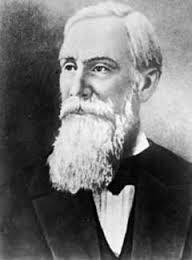
#> input picture NumLinal/lectures/L1/chebyshev.jpeg, 192 x 260 px, given in place of the camera
$ jupyter execute --allow-errors image_processing.ipynb   (shell and % lines are left out)   (text cells are left out)
#> lines starting #> are read from the running program, lines starting #| are printed output that depends on the picture; after the words box and inside, x2 and y2 are one past the last pixel; in counts of white or black regions, pixels touching at a corner belong together
[cell 1]
import numpy as np
import cv2

cam = cv2.VideoCapture(0)

cv2.namedWindow('frame')

def change_val(inp):
    print(inp)

cv2.createTrackbar('val', 'frame', 0, 255, change_val)
#> slider 'val' is set to 85

while (True):
    #read frame
    retvalue, frame = cam.read()
#> frame is the input picture: shape (260, 192, 3); min 0, max 255, mean 114.1

    #print(retvalue, frame.shape, type(frame[0, 0, 0]))

    #frame[200 : 400, 300 : 500, :] += 100
    #frame = 255 - frame

    low_th = (cv2.getTrackbarPos('val', 'frame'), 0, 0)
    high_th = (255, 255, 255)

    hsv_image = cv2.cvtColor(frame, cv2.COLOR_RGB2HSV)
#> hsv_image: shape (260, 192, 3); mean H, S, V 0, 0, 114.1

    mask = cv2.inRange(frame, low_th, high_th)
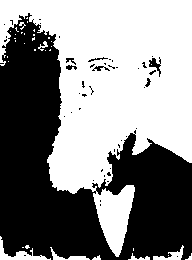
#> mask: shape (260, 192); 52.8% white; 48 black regions (41 under 20 px), largest, box (x1, y1, x2, y2) and area: (0, 13, 192, 260) 23155, (149, 57, 161, 77) 95, (92, 66, 110, 71) 44

    #..., kernel size
    #blurred = cv2.blur(frame, (15, 15))

    #cv2.circle(blurred, (200, 300), 50, (200, 120, 30), 6)
    #cv2.rectangle(image, (x0, y0), (x1, y1), (r, g, b), thickness)

    kernel = np.ones((7, 7), np.uint8)
    eroded = cv2.dilate(mask, kernel)
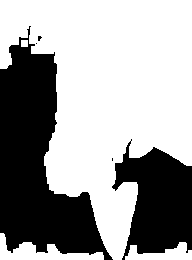
#> eroded: shape (260, 192); 62.3% white; 5 black regions (3 under 20 px), largest, box (x1, y1, x2, y2) and area: (0, 26, 113, 260) 12760, (112, 139, 192, 260) 6033

    #show frame
    cv2.imshow("frame", frame)
    cv2.imshow("hsv", hsv_image)

    masks = np.concatenate((mask, eroded), axis=1)
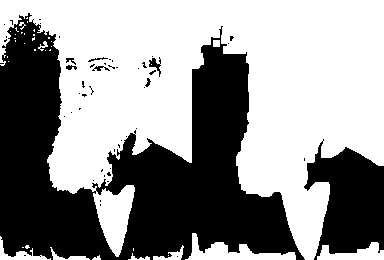
#> masks: shape (260, 384); 57.5% white; 52 black regions (44 under 20 px), largest, box (x1, y1, x2, y2) and area: (0, 13, 305, 260) 35915, (304, 139, 384, 260) 6033, (149, 57, 161, 77) 95
    cv2.imshow("masks", masks)

    #waiting for the user pressing key
    key = cv2.waitKey(150) & 0xFF
#> (key q is pressed here)

    if (key == ord('q')):
        break

cam.release()

cv2.destroyAllWindows()
cv2.waitKey(10)
